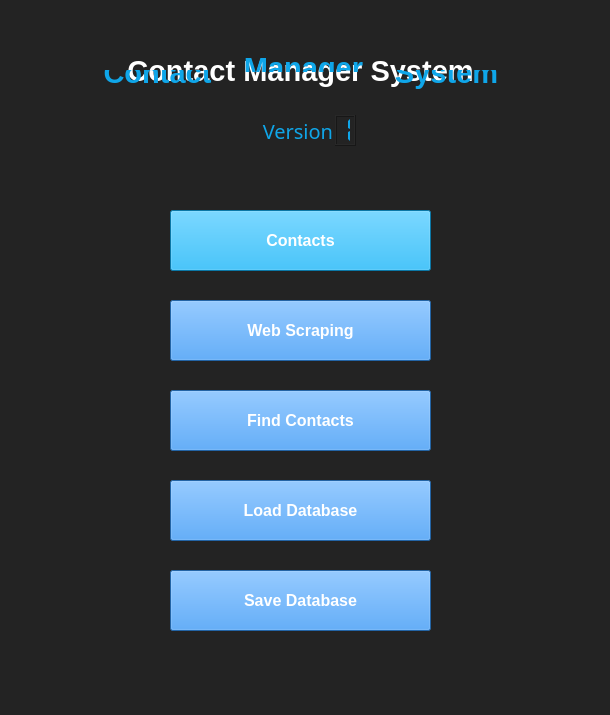
<?xml version="1.0" encoding="UTF-8"?>
<ui version="4.0">
 <class>MainWindow</class>
 <widget class="QMainWindow" name="MainWindow">
  <property name="geometry">
   <rect>
    <x>0</x>
    <y>0</y>
    <width>610</width>
    <height>715</height>
   </rect>
  </property>
  <property name="windowTitle">
   <string>My Program</string>
  </property>
  <property name="styleSheet">
   <string notr="true">background-color:#232323</string>
  </property>
  <widget class="QWidget" name="centralwidget">
   <widget class="QLabel" name="label">
    <property name="geometry">
     <rect>
      <x>87</x>
      <y>70</y>
      <width>141</width>
      <height>20</height>
     </rect>
    </property>
    <property name="font">
     <font>
      <family>MS Shell Dlg 2</family>
      <pointsize>22</pointsize>
      <weight>75</weight>
      <italic>false</italic>
      <bold>true</bold>
      <underline>false</underline>
      <strikeout>false</strikeout>
      <kerning>true</kerning>
     </font>
    </property>
    <property name="styleSheet">
     <string notr="true">color:#0FA6E9;background-color: rgba(0,0,0,0%)</string>
    </property>
    <property name="frameShape">
     <enum>QFrame::NoFrame</enum>
    </property>
    <property name="frameShadow">
     <enum>QFrame::Plain</enum>
    </property>
    <property name="text">
     <string>Contact</string>
    </property>
    <property name="alignment">
     <set>Qt::AlignBottom|Qt::AlignHCenter</set>
    </property>
   </widget>
   <widget class="QLabel" name="label_2">
    <property name="geometry">
     <rect>
      <x>225</x>
      <y>100</y>
      <width>151</width>
      <height>61</height>
     </rect>
    </property>
    <property name="font">
     <font>
      <family>DS-Digital</family>
      <pointsize>15</pointsize>
      <weight>50</weight>
      <italic>false</italic>
      <bold>false</bold>
     </font>
    </property>
    <property name="styleSheet">
     <string notr="true">color:#0FA6E9</string>
    </property>
    <property name="text">
     <string>Version </string>
    </property>
    <property name="alignment">
     <set>Qt::AlignCenter</set>
    </property>
   </widget>
   <widget class="QPushButton" name="pushButton_contacts">
    <property name="geometry">
     <rect>
      <x>170</x>
      <y>210</y>
      <width>261</width>
      <height>61</height>
     </rect>
    </property>
    <property name="font">
     <font>
      <family>MS Shell Dlg 2</family>
      <pointsize>12</pointsize>
      <weight>75</weight>
      <bold>true</bold>
     </font>
    </property>
    <property name="cursor">
     <cursorShape>PointingHandCursor</cursorShape>
    </property>
    <property name="styleSheet">
     <string notr="true">background-color:#0FA6E9; color:white</string>
    </property>
    <property name="text">
     <string>Contacts</string>
    </property>
    <property name="checkable">
     <bool>false</bool>
    </property>
    <property name="autoDefault">
     <bool>false</bool>
    </property>
    <property name="default">
     <bool>false</bool>
    </property>
    <property name="flat">
     <bool>false</bool>
    </property>
   </widget>
   <widget class="QPushButton" name="pushButton_web">
    <property name="geometry">
     <rect>
      <x>170</x>
      <y>300</y>
      <width>261</width>
      <height>61</height>
     </rect>
    </property>
    <property name="font">
     <font>
      <family>MS Shell Dlg 2</family>
      <pointsize>12</pointsize>
      <weight>75</weight>
      <bold>true</bold>
     </font>
    </property>
    <property name="cursor">
     <cursorShape>PointingHandCursor</cursorShape>
    </property>
    <property name="styleSheet">
     <string notr="true">background-color:#318CE7; color:white</string>
    </property>
    <property name="text">
     <string>Web Scraping</string>
    </property>
   </widget>
   <widget class="QPushButton" name="pushButton_find">
    <property name="geometry">
     <rect>
      <x>170</x>
      <y>390</y>
      <width>261</width>
      <height>61</height>
     </rect>
    </property>
    <property name="font">
     <font>
      <family>MS Shell Dlg 2</family>
      <pointsize>12</pointsize>
      <weight>75</weight>
      <bold>true</bold>
     </font>
    </property>
    <property name="cursor">
     <cursorShape>PointingHandCursor</cursorShape>
    </property>
    <property name="styleSheet">
     <string notr="true">background-color:#318CE7; color:white</string>
    </property>
    <property name="text">
     <string>Find Contacts</string>
    </property>
   </widget>
   <widget class="QLCDNumber" name="lcdNumber">
    <property name="geometry">
     <rect>
      <x>335</x>
      <y>115</y>
      <width>21</width>
      <height>31</height>
     </rect>
    </property>
    <property name="styleSheet">
     <string notr="true">color:#0FA6E9</string>
    </property>
    <property name="digitCount">
     <number>1</number>
    </property>
    <property name="segmentStyle">
     <enum>QLCDNumber::Flat</enum>
    </property>
    <property name="value" stdset="0">
     <double>1.000000000000000</double>
    </property>
   </widget>
   <widget class="QLabel" name="label_3">
    <property name="geometry">
     <rect>
      <x>10</x>
      <y>40</y>
      <width>581</width>
      <height>61</height>
     </rect>
    </property>
    <property name="font">
     <font>
      <family>MS Shell Dlg 2</family>
      <pointsize>22</pointsize>
      <weight>75</weight>
      <italic>false</italic>
      <bold>true</bold>
      <underline>false</underline>
      <strikeout>false</strikeout>
      <kerning>true</kerning>
     </font>
    </property>
    <property name="styleSheet">
     <string notr="true">color:white;</string>
    </property>
    <property name="text">
     <string>Contact Manager System</string>
    </property>
    <property name="alignment">
     <set>Qt::AlignCenter</set>
    </property>
   </widget>
   <widget class="QLabel" name="label_4">
    <property name="geometry">
     <rect>
      <x>228</x>
      <y>51</y>
      <width>151</width>
      <height>21</height>
     </rect>
    </property>
    <property name="font">
     <font>
      <family>MS Shell Dlg 2</family>
      <pointsize>22</pointsize>
      <weight>75</weight>
      <italic>false</italic>
      <bold>true</bold>
      <underline>false</underline>
      <strikeout>false</strikeout>
      <kerning>true</kerning>
     </font>
    </property>
    <property name="styleSheet">
     <string notr="true">color:#0FA6E9;background-color: rgba(0,0,0,0%)</string>
    </property>
    <property name="frameShape">
     <enum>QFrame::NoFrame</enum>
    </property>
    <property name="frameShadow">
     <enum>QFrame::Plain</enum>
    </property>
    <property name="text">
     <string>Manager</string>
    </property>
    <property name="alignment">
     <set>Qt::AlignHCenter|Qt::AlignTop</set>
    </property>
   </widget>
   <widget class="QLabel" name="label_5">
    <property name="geometry">
     <rect>
      <x>376</x>
      <y>70</y>
      <width>141</width>
      <height>20</height>
     </rect>
    </property>
    <property name="font">
     <font>
      <family>MS Shell Dlg 2</family>
      <pointsize>22</pointsize>
      <weight>75</weight>
      <italic>false</italic>
      <bold>true</bold>
      <underline>false</underline>
      <strikeout>false</strikeout>
      <kerning>true</kerning>
     </font>
    </property>
    <property name="styleSheet">
     <string notr="true">color:#0FA6E9;background-color: rgba(0,0,0,0%)</string>
    </property>
    <property name="frameShape">
     <enum>QFrame::NoFrame</enum>
    </property>
    <property name="frameShadow">
     <enum>QFrame::Plain</enum>
    </property>
    <property name="text">
     <string>System</string>
    </property>
    <property name="alignment">
     <set>Qt::AlignBottom|Qt::AlignHCenter</set>
    </property>
   </widget>
   <widget class="QPushButton" name="pushButton_save">
    <property name="geometry">
     <rect>
      <x>170</x>
      <y>570</y>
      <width>261</width>
      <height>61</height>
     </rect>
    </property>
    <property name="font">
     <font>
      <family>MS Shell Dlg 2</family>
      <pointsize>12</pointsize>
      <weight>75</weight>
      <bold>true</bold>
     </font>
    </property>
    <property name="cursor">
     <cursorShape>PointingHandCursor</cursorShape>
    </property>
    <property name="styleSheet">
     <string notr="true">background-color:#318CE7; color:white</string>
    </property>
    <property name="text">
     <string>Save Database</string>
    </property>
   </widget>
   <widget class="QPushButton" name="pushButton_load">
    <property name="geometry">
     <rect>
      <x>170</x>
      <y>480</y>
      <width>261</width>
      <height>61</height>
     </rect>
    </property>
    <property name="font">
     <font>
      <family>MS Shell Dlg 2</family>
      <pointsize>12</pointsize>
      <weight>75</weight>
      <bold>true</bold>
     </font>
    </property>
    <property name="cursor">
     <cursorShape>PointingHandCursor</cursorShape>
    </property>
    <property name="styleSheet">
     <string notr="true">background-color:#318CE7; color:white</string>
    </property>
    <property name="text">
     <string>Load Database</string>
    </property>
   </widget>
   <zorder>label_2</zorder>
   <zorder>pushButton_contacts</zorder>
   <zorder>pushButton_web</zorder>
   <zorder>pushButton_find</zorder>
   <zorder>lcdNumber</zorder>
   <zorder>label_3</zorder>
   <zorder>label</zorder>
   <zorder>label_4</zorder>
   <zorder>label_5</zorder>
   <zorder>pushButton_save</zorder>
   <zorder>pushButton_load</zorder>
  </widget>
 </widget>
 <resources/>
 <connections/>
</ui>
